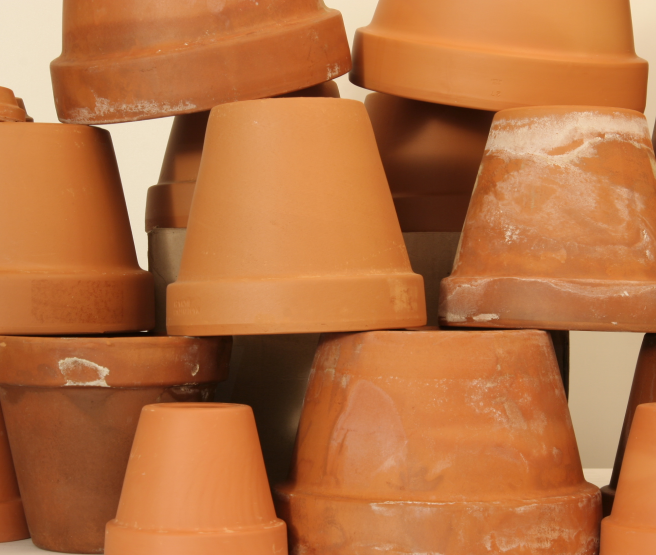
#> input picture lab8/images/view0.png, 1312 x 1110 px (shown at 1/2 size)
$ python stereo.py
#> lines starting #> are read from the running program, lines starting #| are printed output that depends on the picture; after the words box and inside, x2 and y2 are one past the last pixel; in counts of white or black regions, pixels touching at a corner belong together
import numpy as np
import cv2
from matplotlib import pyplot as plt

IMG_LEFT_PATH = 'images/view0.png'   # ліве зображення
IMG_RIGHT_PATH = 'images/view1.png'  # праве зображення
OUTPUT_FILE = 'reconstruction.ply'

print("[INFO] Завантаження зображень...")
imgL = cv2.imread(IMG_LEFT_PATH)
#> imgL is the input picture: shape (1110, 1312, 3); mean B, G, R 64.2, 113.2, 182.8
imgR = cv2.imread(IMG_RIGHT_PATH)
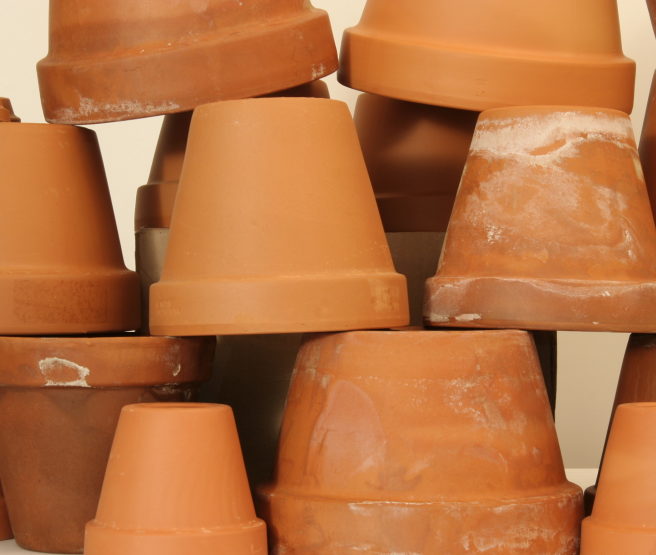
#> input picture lab8/images/view1.png, 1312 x 1110 px (shown at 1/2 size)
#> imgR is the input picture: shape (1110, 1312, 3); mean B, G, R 64.4, 113.4, 183

if imgL is None or imgR is None:
    print(f"[ERROR] Не знайдено зображення. Перевірте файли {IMG_LEFT_PATH} та {IMG_RIGHT_PATH}")
    exit()

imgR_gray = cv2.cvtColor(imgR, cv2.COLOR_BGR2GRAY)
imgL_gray = cv2.cvtColor(imgL, cv2.COLOR_BGR2GRAY)

window_size = 3
min_disp = 16
num_disp = 112 - min_disp

left_matcher = cv2.StereoSGBM_create(
    minDisparity=min_disp,
    numDisparities=num_disp,
    blockSize=16,
    P1=8 * 3 * window_size ** 2,
    P2=32 * 3 * window_size ** 2,
    disp12MaxDiff=1,
    uniquenessRatio=10,
    speckleWindowSize=100,
    speckleRange=32,
    preFilterCap=63,
    mode=cv2.STEREO_SGBM_MODE_SGBM_3WAY
)

right_matcher = cv2.ximgproc.createRightMatcher(left_matcher)

wls_filter = cv2.ximgproc.createDisparityWLSFilter(matcher_left=left_matcher)
wls_filter.setLambda(8000.0)
wls_filter.setSigmaColor(1.5)

print("[INFO] Обчислення карти глибини...")
displ = left_matcher.compute(imgL_gray, imgR_gray)
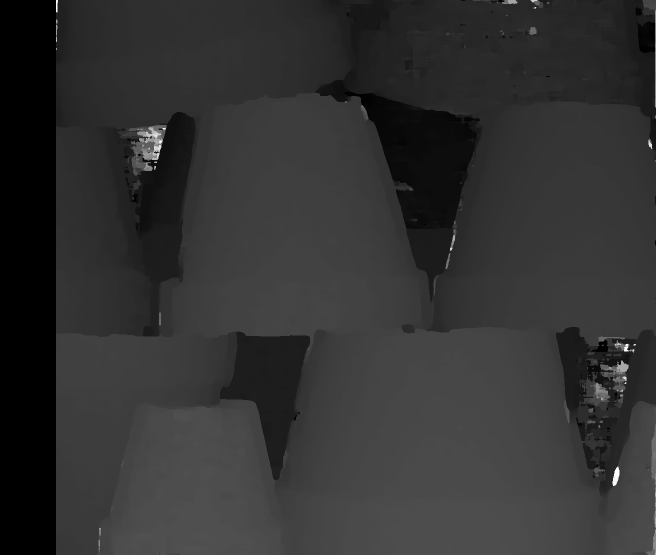
#> displ: shape (1110, 1312) int16 (shown at 1/2 size); min 240, max 1776, mean 541.9; drawn with min black and max white
dispr = right_matcher.compute(imgR_gray, imgL_gray)
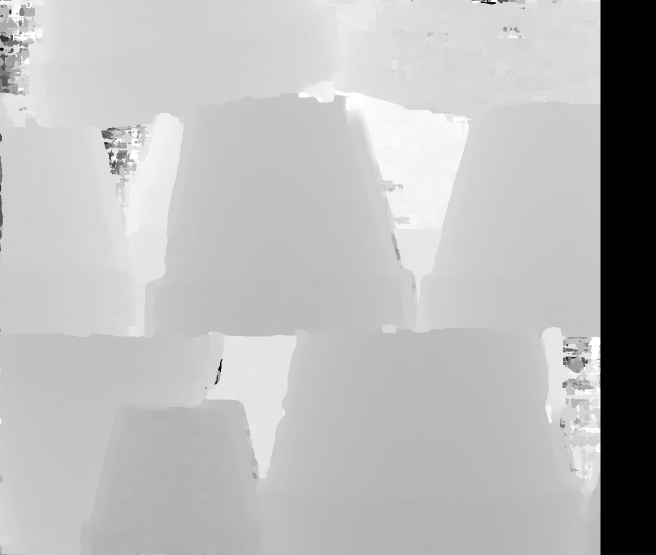
#> dispr: shape (1110, 1312) int16 (shown at 1/2 size); min -1792, max -256, mean -672.7; drawn with min black and max white

filtered_disp = wls_filter.filter(displ, imgL, disparity_map_right=dispr)
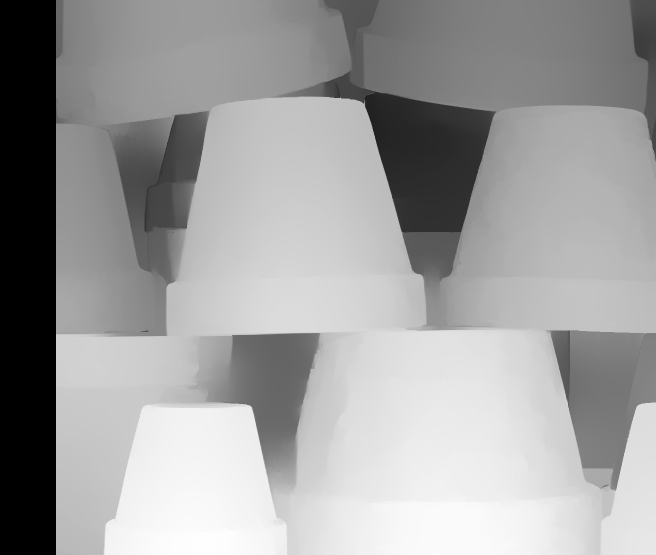
#> filtered_disp: shape (1110, 1312) int16 (shown at 1/2 size); min 240, max 715, mean 536.1; drawn with min black and max white

disparity = filtered_disp.astype(np.float32) / 16.0

h, w = imgL.shape[:2]
#> h = 1110; w = 1312
f = 0.8 * w
#> f = 1049.6
Q = np.float32([[1, 0, 0, -0.5 * w],
                [0, -1, 0, 0.5 * h],
                [0, 0, 0, -f],
                [0, 0, 1, 0]])

print("[INFO] Генерація 3D хмари точок...")
points = cv2.reprojectImageTo3D(disparity, Q)
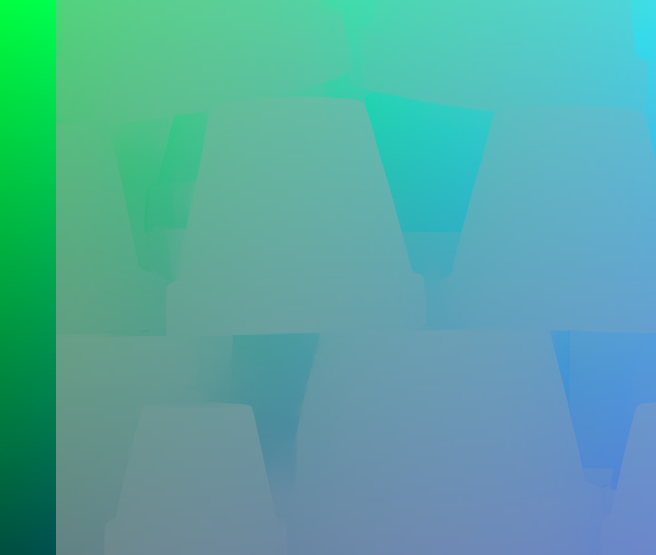
#> points: shape (1110, 1312, 3) float32 (shown at 1/2 size); mean of channels 0, 1, 2 -1.8, 1, -34.1; drawn with min black and max white
colors = cv2.cvtColor(imgL, cv2.COLOR_BGR2RGB)

mask = disparity > disparity.min()
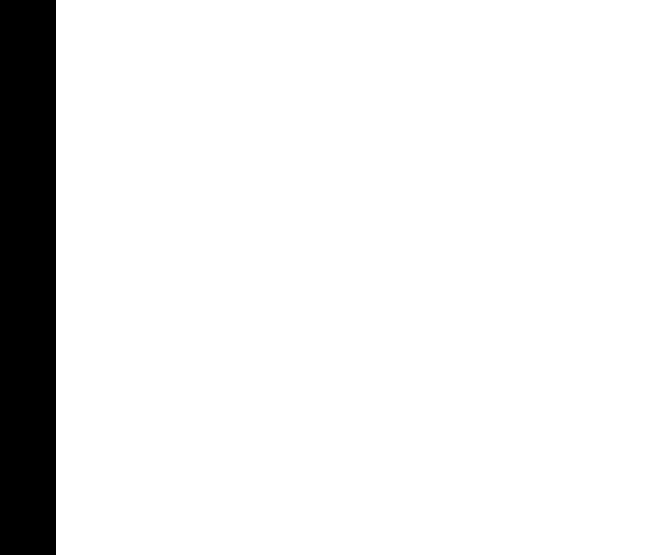
#> mask: shape (1110, 1312) bool (shown at 1/2 size); 91.5% white; 1 black region, box (x1, y1, x2, y2) and area: (0, 0, 112, 1110) 124320
out_points = points[mask]
out_colors = colors[mask]

def write_ply(fn, verts, colors):
    ply_header = '''ply
format ascii 1.0
element vertex %(vert_num)d
property float x
property float y
property float z
property uchar red
property uchar green
property uchar blue
end_header
'''
    verts = verts.reshape(-1, 3)
    colors = colors.reshape(-1, 3)
    verts = np.hstack([verts, colors])
    with open(fn, 'wb') as f:
        f.write((ply_header % dict(vert_num=len(verts))).encode('utf-8'))
        np.savetxt(f, verts, fmt='%f %f %f %d %d %d ')

write_ply(OUTPUT_FILE, out_points, out_colors)
print(f"[SUCCESS] 3D хмару збережено у файл: {OUTPUT_FILE}")

plt.figure(figsize=(12, 6))

plt.subplot(1, 2, 1)
plt.title('Ліве зображення')
plt.imshow(cv2.cvtColor(imgL, cv2.COLOR_BGR2RGB))
plt.axis('off')

plt.subplot(1, 2, 2)
plt.title('Карта глибини (Disparity Map)')
plt.imshow(disparity, cmap='plasma')
plt.colorbar()
plt.axis('off')

plt.show()
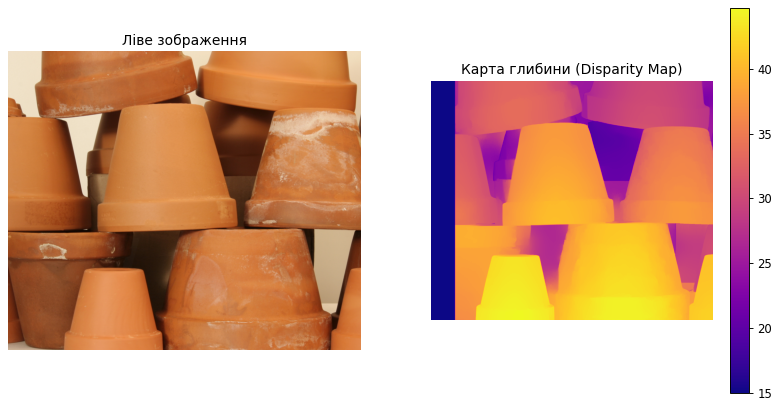
#> figure drawn by matplotlib, 3 panels

try:
    import open3d as o3d
    print("[INFO] Спроба відкрити візуалізацію Open3D...")
    pcd = o3d.io.read_point_cloud(OUTPUT_FILE)
    o3d.visualization.draw_geometries([pcd], window_name="3D Reconstruction", width=800, height=600)
except ImportError:
    print("[INFO] Бібліотеку open3d не знайдено. Відкрийте файл .ply у MeshLab або онлайн-в'ювері.")
except Exception as e:
    print(f"[WARNING] Помилка Open3D: {e}")
